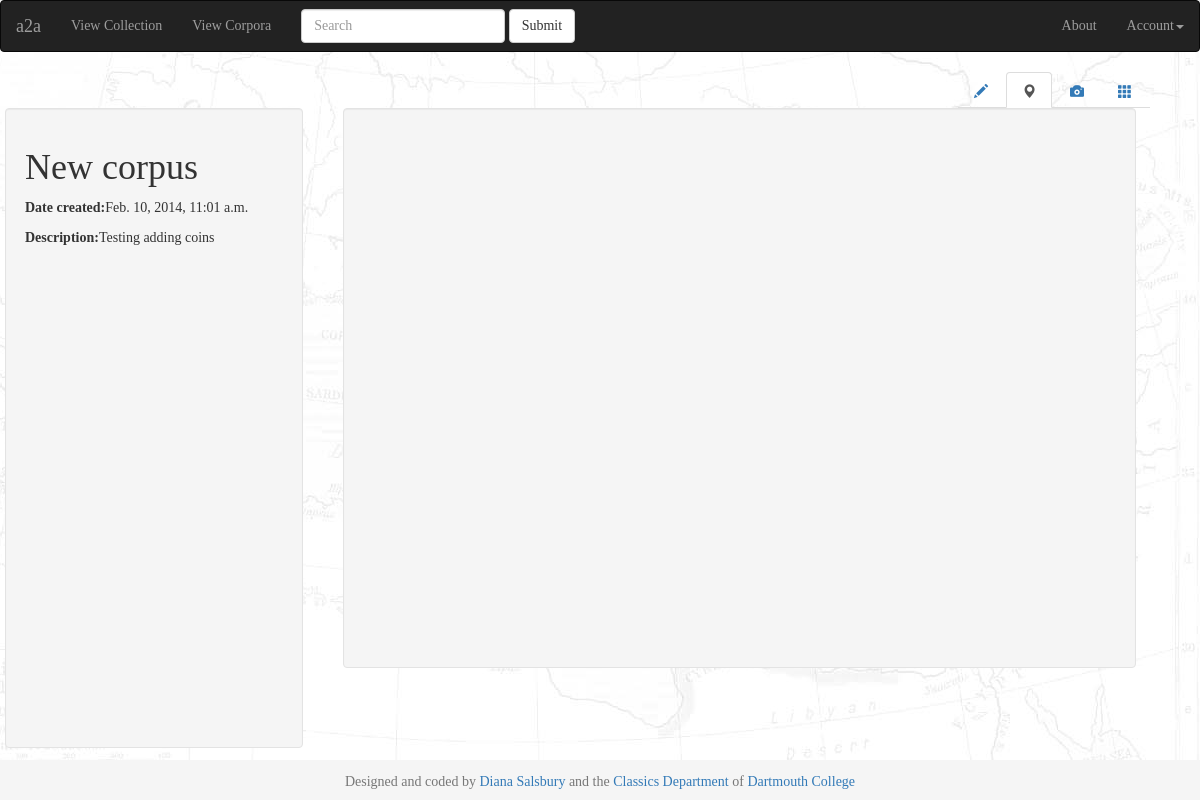
Screenshot of /coins/corpus/2/ with the database file from the repository.
### coins/models.py (models this page shows, shortened)
class Corpus(models.Model):
    title             = models.CharField(max_length=100)
    date_created      = models.DateTimeField('date created')
    description       = models.CharField(max_length=500, null=True)
    created_by        = models.CharField(max_length=100, null=True)

### coins/views.py (the view)
# urls.py: url(r'^corpus/(?P<corpus_id>\d+)/', views.corpus, name='corpus'),
def corpus(request, corpus_id):
    corpus = get_object_or_404(Corpus, id=corpus_id)
    if 'coins' in request.GET:
        coins = request.GET['coins'].split(',');
        for coin in coins:
            coin_in_corpus.objects.get_or_create(coin_id=coin, corpus_id=corpus.id)
    images_list = list(Image.objects.filter(corpus=corpus))
    coins_list = coin_in_corpus.objects.filter(corpus_id=corpus_id)
    coins = []
    for coin in coins_list:
        coins.append(get_object_or_404(Coin, id=coin.coin_id))
        image = Image.objects.filter(coin=coin.coin_id)
        if len(image) > 0:
            images_list.append(image[0])
    context = {'corpus': corpus,
               'images_list': images_list,
               'coins_list': coins,
               }
    return render(request, 'coins/corpus.html', context)

### coins/templates/coins/corpus.html (shortened to what this page needs)
{% extends "coins/base.html" %}
{% load staticfiles %}
{% block content %}
<div class="row">
<div class="pull-right" style="margin-right: 45px;">
  <ul class="nav nav-tabs" id="tabs-bar">
    <li><a href="#notes" data-toggle="tab">
	<span class="glyphicon glyphicon-pencil"></span>
    </a></li>
    <li class="active"><a href="#map" data-toggle="tab">
	<span class="glyphicon glyphicon-map-marker"></span>
    </a></li>
    <li><a href="#images" data-toggle="tab">
	<span class="glyphicon glyphicon-camera"></span>
    </a></li>
    <li><a href="#thumbnails" data-toggle="tab">
	<span class="glyphicon glyphicon-th"></span>
    </a></li>
  </ul>
</div>
</div>
<div class="row">
<div class="well col-md-3" style="height: 80%;">
    <h1>{{ corpus.title }}</h1>
    <p><b>Date created:</b>{{ corpus.date_created }}</p>
    <p><b>Description:</b>{{ corpus.description }}</p>
</div>
<div id="big-div" class="tab-content well col-md-8" style="height: 70%; margin-left: 40px; padding: 0;">
  {% if images_list %}
  <div class="tab-pane fade in active" id="map">
    <div id="map-canvas"></div>
  </div>
      {% endif %}
  </div>
  </div>
  {% endblock %}

### coins/static/coins/css/style.css (style rules this page uses)
html { margin: 0px; height: 100%; width: 100%; }
body { margin: 0px; height: 100%; width: 100%; background: white url("../images/background.gif") no-repeat right bottom; font-family: 'Trajan_Pro'; }
#map-canvas { height: 100%; }

### rows the page displays
Corpus: title "New corpus", date_created "Feb. 10, 2014, 11:01 a.m.", description "Testing adding coins"
